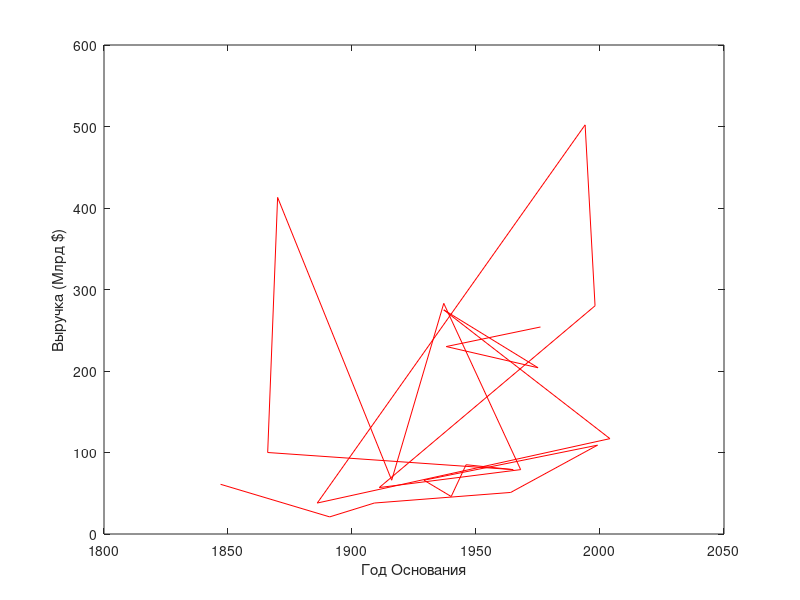

The MATLAB source for this figure:
plot([1976.0, 1938.0, 1975.0, 1937.0, 2004.0, 1886.0, 1994.0, 1998.0, 1911.0, 1968.0, 1937.0, 1916.0, 1870.0, 1866.0, 1965.0, 1946.0, 1940.0, 1929.0, 1999.0, 1964.0, 1909.0, 1891.0, 1847.0], [254.0, 230.0, 204.0, 275.0, 117.0, 38.0, 502.0, 280.0, 57.0, 79.0, 283.0, 66.0, 413.0, 100.0, 79.0, 85.0, 46.0, 66.0, 109.0, 51.0, 38.0, 21.0, 61.0], 'r')
xlabel('Год Основания')
ylabel('Выручка (Млрд $)')
pause